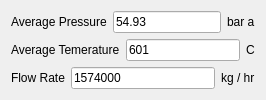
                  <widget class="QWidget" name="tab_2">
                   <attribute name="title">
                    <string>Average Mode</string>
                   </attribute>
                   <layout class="QVBoxLayout" name="verticalLayout_3">
                    <item>
                     <layout class="QVBoxLayout" name="verticalLayout_2">
                      <item>
                       <layout class="QHBoxLayout" name="horizontalLayout_3">
                        <item>
                         <widget class="QLabel" name="label_5">
                          <property name="text">
                           <string>Average Pressure</string>
                          </property>
                         </widget>
                        </item>
                        <item>
                         <widget class="QLineEdit" name="line_edit_p_avg">
                          <property name="text">
                           <string>54.93</string>
                          </property>
                         </widget>
                        </item>
                        <item>
                         <widget class="QLabel" name="label_8">
                          <property name="text">
                           <string>bar a</string>
                          </property>
                         </widget>
                        </item>
                       </layout>
                      </item>
                      <item>
                       <layout class="QHBoxLayout" name="horizontalLayout_2">
                        <item>
                         <widget class="QLabel" name="label_6">
                          <property name="text">
                           <string>Average Temerature</string>
                          </property>
                         </widget>
                        </item>
                        <item>
                         <widget class="QLineEdit" name="line_edit_t_avg">
                          <property name="text">
                           <string>601</string>
                          </property>
                         </widget>
                        </item>
                        <item>
                         <widget class="QLabel" name="label_9">
                          <property name="text">
                           <string>C</string>
                          </property>
                         </widget>
                        </item>
                       </layout>
                      </item>
                      <item>
                       <layout class="QHBoxLayout" name="horizontalLayout">
                        <item>
                         <widget class="QLabel" name="label_7">
                          <property name="text">
                           <string>Flow Rate</string>
                          </property>
                         </widget>
                        </item>
                        <item>
                         <widget class="QLineEdit" name="line_edit_q">
                          <property name="text">
                           <string>1574000</string>
                          </property>
                         </widget>
                        </item>
                        <item>
                         <widget class="QLabel" name="label_10">
                          <property name="text">
                           <string>kg / hr</string>
                          </property>
                         </widget>
                        </item>
                       </layout>
                      </item>
                     </layout>
                    </item>
                   </layout>
                  </widget>
